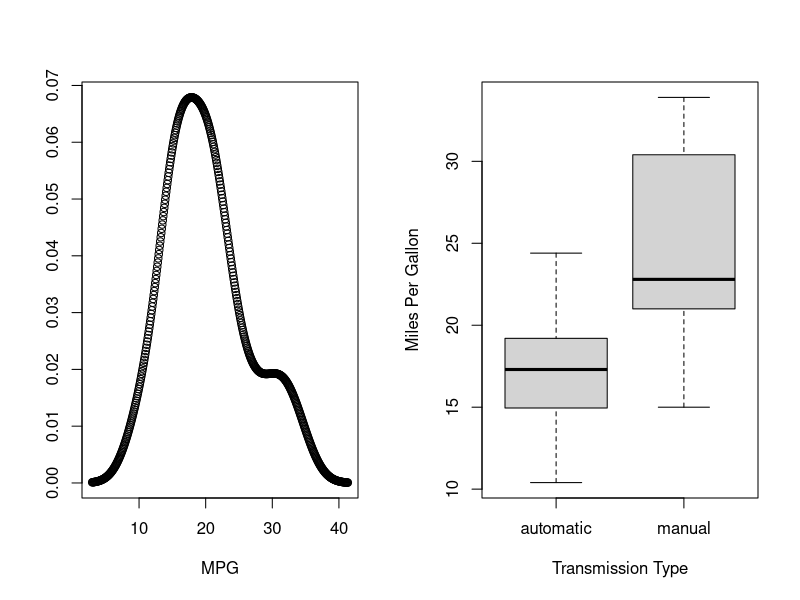
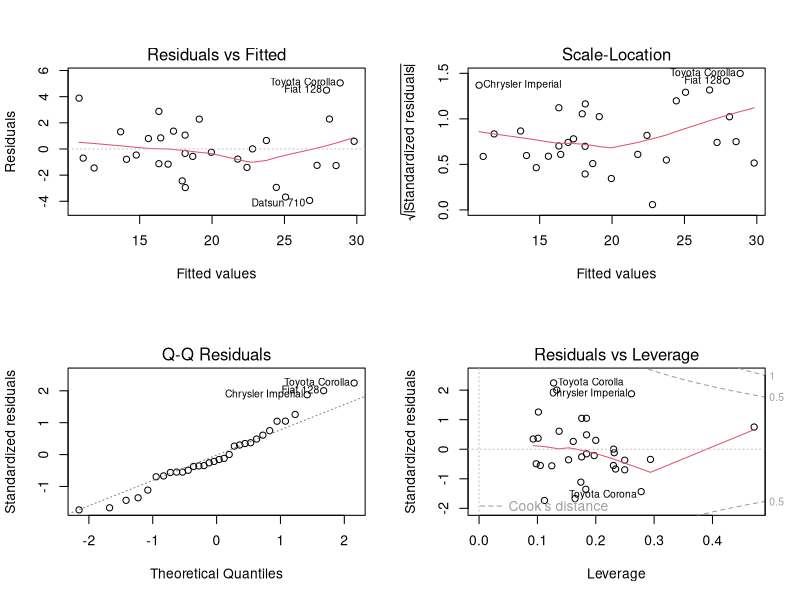

Recreate these plots in R, in order.
## ---- chunk 1
data(mtcars)
names(mtcars) <- c('MPG','Cylinders','Displacement','Horsepower','RearRatio','Weight','MileTime','VS','Transmission','Gear','Carburetors')
mtcars[which(mtcars$Transmission==1),9] <- 'manual'
mtcars[which(mtcars$Transmission==0),9] <- 'automatic'
mtcars$Cylinders <- as.factor(mtcars$Cylinders)
mtcars$VS <- as.factor(mtcars$VS)
mtcars$Transmission <- as.factor(mtcars$Transmission)
mtcars$Gear <- as.factor(mtcars$Gear)
mtcars$Carburetors <- as.factor(mtcars$Carburetors)
par(mfcol = c(1,2))
plot(density(mtcars$MPG)$x,density(mtcars$MPG)$y, xlab="MPG",ylab=NA)
boxplot(MPG~Transmission, data=mtcars, xlab='Transmission Type',ylab='Miles Per Gallon')
## ---- chunk 2
fit1 <- lm(MPG~., data=mtcars)
fit2 <- step(fit1,direction='both', k=2, trace=0)
fit2$coef
## ---- chunk 3
fit3 <- lm(MPG~Transmission, data=mtcars)
anova(fit3,fit2,fit1)
## ---- chunk 4
summary(fit2)
## ---- chunk 5
par(mfcol=c(2,2))
plot(fit2)
## ---- chunk 6
str(mtcars)
## ---- chunk 7

